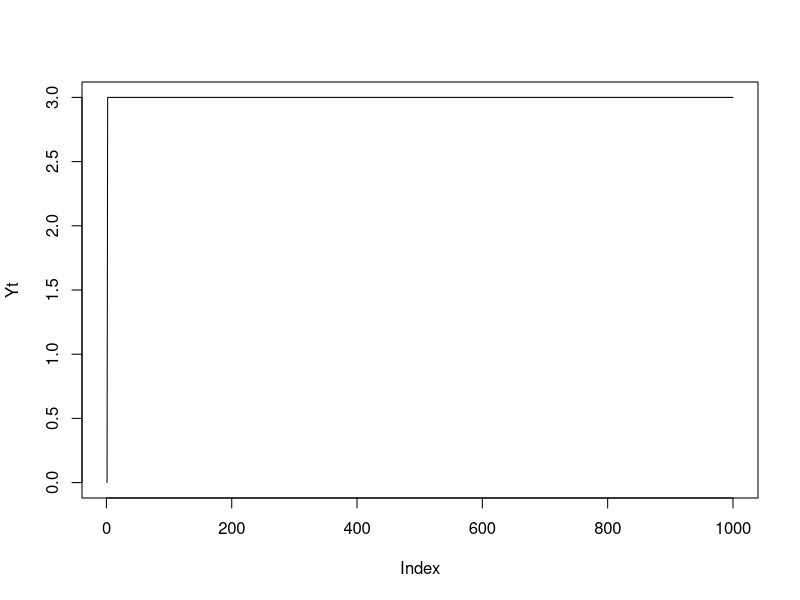

Recreate this plot in R.
T <- 1000
B_0 <- 2
B_1 <- 1.5
B_2 <- 0.9
Xt <- rnorm(T, mean = 0, sd = 1)
ut <- rnorm(T, mean = 0, sd = 1)
Yt <- vector(length = T)
Yt[1] <- 0
for (t in 2:T) {
  Yt[t] <- 2 + 1
  .5*Xt[t] -0.9*Yt[t-1] + ut[t]
}

plot(Yt, type = 'l')
model <- lm(Yt~Xt)
summary(model) 


u.haat <- model$residuals


auxmodel <- lm(u.haat[2:T]~u.haat[1:(T-1)]-1)

summary(auxmodel)


rho_hat <- auxmodel$coefficients
d <- 2*(1-rho_hat) 

d

